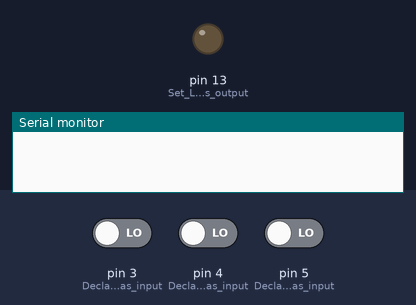
Bench run of a sketch on a simulated Arduino Uno, built with avr-gcc and run on an emulated ATmega328P. On the bench: output pins drawn as LEDs (lit = HIGH), the last lines printed to the serial monitor. The inputs (shaded band) are chosen by the test bench; at power-on: pin 3 (Declare_pin_1_as_input) LOW, pin 4 (Declare_pin_2_as_input) LOW, pin 5 (Declare_pin_3_as_input) LOW.

Above: at 1.8 s.
1.9 s: pin 3 (Declare_pin_1_as_input) driven HIGH and pin 4 (Declare_pin_2_as_input) driven HIGH
At 2.4 s:
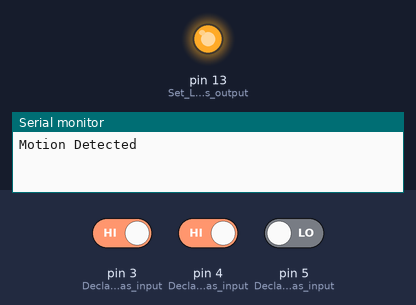
3.5 s: pin 3 (Declare_pin_1_as_input) driven LOW
At 4.7 s:
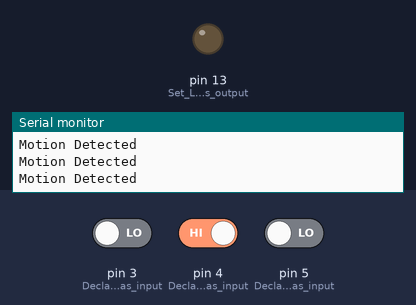
5.0 s: pin 3 (Declare_pin_1_as_input) driven HIGH
At 5.9 s:
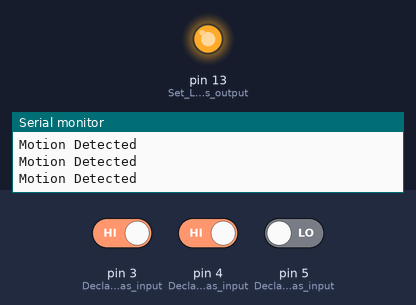
Timing chart, 0 to 8.0 s (numbered marks = the images above; inputs shaded):
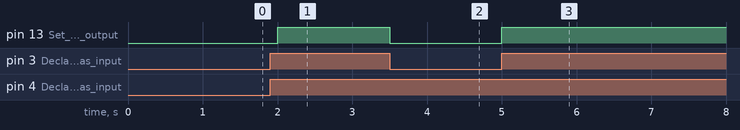

The sketch:

Task7.3.ino
```cpp
void setup()
{
  pinMode(3, INPUT);                                                // Declare pin 1 as input
  pinMode(4, INPUT);                                                // Declare pin 2 as input
  pinMode(5, INPUT);                                                // Declare pin 3 as input
  pinMode(LED_BUILTIN, OUTPUT);                                     // Set LED pin as output
  Serial.begin(9600);
}

void loop()
{
  int Motion1 = digitalRead(3);                                     // Define motion sensor 1
  int Motion2 = digitalRead(4);                                     // Define motion sensor 2
  int Motion3 = digitalRead(5);                                     // Define motion sensor 3
  int Alarmstate = Motion1 + Motion2 + Motion3;                     // Tie alarm state to sensors

  if (Alarmstate > 1)                                               // Check if multiple sensors detect motion
  {
    digitalWrite(LED_BUILTIN, HIGH);                                // Set LED to on
    Serial.println("Motion Detected");                              // Print to serial monitor
    delay(500);                                                     // Wait for half second
  }
  else
  {
    digitalWrite(LED_BUILTIN, LOW);                                 // Otherwise turn the LED off
    delay(500);                                                     // Wait for half second
  }
}
```

Measured:
- after the input at 1.9 s, pin 13 (Set_LED_pin_as_output): LOW → HIGH after 0.10 s
- after the input at 3.5 s, pin 13 (Set_LED_pin_as_output): HIGH → LOW at once
- after the input at 5.0 s, pin 13 (Set_LED_pin_as_output): LOW → HIGH at once
